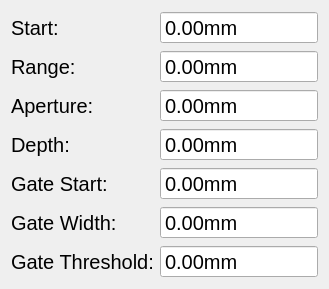
<?xml version="1.0" encoding="UTF-8"?>
<ui version="4.0">
 <class>AnglePropertiesWidget</class>
 <widget class="QWidget" name="AnglePropertiesWidget">
  <property name="geometry">
   <rect>
    <x>0</x>
    <y>0</y>
    <width>329</width>
    <height>288</height>
   </rect>
  </property>
  <property name="font">
   <font>
    <pointsize>15</pointsize>
   </font>
  </property>
  <property name="windowTitle">
   <string>Form</string>
  </property>
  <layout class="QFormLayout" name="formLayout">
   <item row="0" column="0">
    <widget class="QLabel" name="startLabel">
     <property name="minimumSize">
      <size>
       <width>0</width>
       <height>30</height>
      </size>
     </property>
     <property name="text">
      <string>Start:</string>
     </property>
    </widget>
   </item>
   <item row="0" column="1">
    <widget class="QDoubleSpinBox" name="startDoubleSpinBox">
     <property name="sizePolicy">
      <sizepolicy hsizetype="Expanding" vsizetype="Fixed">
       <horstretch>0</horstretch>
       <verstretch>0</verstretch>
      </sizepolicy>
     </property>
     <property name="buttonSymbols">
      <enum>QAbstractSpinBox::NoButtons</enum>
     </property>
     <property name="suffix">
      <string>mm</string>
     </property>
    </widget>
   </item>
   <item row="1" column="0">
    <widget class="QLabel" name="rangeLabel">
     <property name="minimumSize">
      <size>
       <width>0</width>
       <height>30</height>
      </size>
     </property>
     <property name="text">
      <string>Range:</string>
     </property>
    </widget>
   </item>
   <item row="1" column="1">
    <widget class="QDoubleSpinBox" name="rangeDoubleSpinBox">
     <property name="sizePolicy">
      <sizepolicy hsizetype="Expanding" vsizetype="Fixed">
       <horstretch>0</horstretch>
       <verstretch>0</verstretch>
      </sizepolicy>
     </property>
     <property name="buttonSymbols">
      <enum>QAbstractSpinBox::NoButtons</enum>
     </property>
     <property name="suffix">
      <string>mm</string>
     </property>
    </widget>
   </item>
   <item row="2" column="0">
    <widget class="QLabel" name="apertureLabel">
     <property name="minimumSize">
      <size>
       <width>0</width>
       <height>30</height>
      </size>
     </property>
     <property name="text">
      <string>Aperture:</string>
     </property>
    </widget>
   </item>
   <item row="2" column="1">
    <widget class="QDoubleSpinBox" name="apertureDoubleSpinBox">
     <property name="sizePolicy">
      <sizepolicy hsizetype="Expanding" vsizetype="Fixed">
       <horstretch>0</horstretch>
       <verstretch>0</verstretch>
      </sizepolicy>
     </property>
     <property name="buttonSymbols">
      <enum>QAbstractSpinBox::NoButtons</enum>
     </property>
     <property name="suffix">
      <string>mm</string>
     </property>
    </widget>
   </item>
   <item row="3" column="0">
    <widget class="QLabel" name="depthLabel">
     <property name="minimumSize">
      <size>
       <width>0</width>
       <height>30</height>
      </size>
     </property>
     <property name="text">
      <string>Depth:</string>
     </property>
    </widget>
   </item>
   <item row="3" column="1">
    <widget class="QDoubleSpinBox" name="depthDoubleSpinBox">
     <property name="sizePolicy">
      <sizepolicy hsizetype="Expanding" vsizetype="Fixed">
       <horstretch>0</horstretch>
       <verstretch>0</verstretch>
      </sizepolicy>
     </property>
     <property name="buttonSymbols">
      <enum>QAbstractSpinBox::NoButtons</enum>
     </property>
     <property name="suffix">
      <string>mm</string>
     </property>
    </widget>
   </item>
   <item row="4" column="0">
    <widget class="QLabel" name="gateStartLabel">
     <property name="minimumSize">
      <size>
       <width>0</width>
       <height>30</height>
      </size>
     </property>
     <property name="text">
      <string>Gate Start:</string>
     </property>
    </widget>
   </item>
   <item row="4" column="1">
    <widget class="QDoubleSpinBox" name="gateStartDoubleSpinBox">
     <property name="sizePolicy">
      <sizepolicy hsizetype="Expanding" vsizetype="Fixed">
       <horstretch>0</horstretch>
       <verstretch>0</verstretch>
      </sizepolicy>
     </property>
     <property name="buttonSymbols">
      <enum>QAbstractSpinBox::NoButtons</enum>
     </property>
     <property name="suffix">
      <string>mm</string>
     </property>
    </widget>
   </item>
   <item row="5" column="0">
    <widget class="QLabel" name="gateWidthLabel">
     <property name="minimumSize">
      <size>
       <width>0</width>
       <height>30</height>
      </size>
     </property>
     <property name="text">
      <string>Gate Width:</string>
     </property>
    </widget>
   </item>
   <item row="5" column="1">
    <widget class="QDoubleSpinBox" name="gateWidthDoubleSpinBox">
     <property name="sizePolicy">
      <sizepolicy hsizetype="Expanding" vsizetype="Fixed">
       <horstretch>0</horstretch>
       <verstretch>0</verstretch>
      </sizepolicy>
     </property>
     <property name="buttonSymbols">
      <enum>QAbstractSpinBox::NoButtons</enum>
     </property>
     <property name="suffix">
      <string>mm</string>
     </property>
    </widget>
   </item>
   <item row="6" column="0">
    <widget class="QLabel" name="gateThresholdLabel">
     <property name="minimumSize">
      <size>
       <width>0</width>
       <height>30</height>
      </size>
     </property>
     <property name="text">
      <string>Gate Threshold:</string>
     </property>
    </widget>
   </item>
   <item row="6" column="1">
    <widget class="QDoubleSpinBox" name="gateThresholdDoubleSpinBox">
     <property name="sizePolicy">
      <sizepolicy hsizetype="Expanding" vsizetype="Fixed">
       <horstretch>0</horstretch>
       <verstretch>0</verstretch>
      </sizepolicy>
     </property>
     <property name="buttonSymbols">
      <enum>QAbstractSpinBox::NoButtons</enum>
     </property>
     <property name="suffix">
      <string>mm</string>
     </property>
    </widget>
   </item>
  </layout>
 </widget>
 <resources/>
 <connections/>
</ui>
